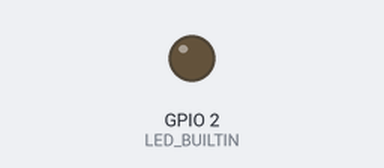
This sketch was run on a simulated ESP8266 (NodeMCU). Parts: output pins drawn as LEDs (lit = HIGH, except the on-board LED, lit = LOW). WiFi joins after 1.5 s; servers stay silent unless stated; what the sketch prints to the serial monitor is not drawn.

Above: at 2.3 s.
At 6.8 s:
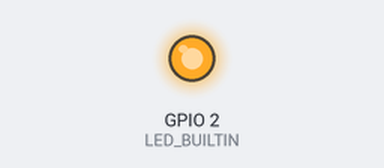
Timing chart, 0 to 8.5 s (numbered marks = the images above):
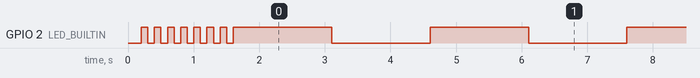

Measured:
- by itself, GPIO 2 (LED_BUILTIN): goes 6 × (LOW 0.10 s, HIGH 0.10 s), LOW 0.10 s, 42 × (HIGH 1.5 s, LOW 1.5 s), HIGH 1.5 s, then LOW

The sketch:

connect_wifi.ino
```cpp
#include <ESP8266WiFi.h>

const char * ssid = "No Internet";
const char * password = "valarmorghulis";

void setup() {
  // put your setup code here, to run once:
  pinMode( LED_BUILTIN, OUTPUT );

  digitalWrite( LED_BUILTIN, LOW );

  Serial.begin(115200);
  Serial.println();
  Serial.print("Wifi connecting to ");
  Serial.println( ssid );

  WiFi.begin( ssid, password );

  Serial.println();
  Serial.println( "Connecting...." );

  while( WiFi.status() != WL_CONNECTED ){
    delay( 100 );
    digitalWrite( LED_BUILTIN, LOW );
    delay( 100 );
    digitalWrite( LED_BUILTIN, HIGH );
  }

  Serial.println();

  Serial.println("Wifi Connected Success!");
  Serial.print("NodeMCU IP Address : ");
  Serial.println(WiFi.localIP() );

}

void loop() {
  // put your main code here, to run repeatedly:
  while( WiFi.status() == WL_CONNECTED ){
    delay( 1500 );
    digitalWrite( LED_BUILTIN, LOW );
    delay( 1500 );
    digitalWrite( LED_BUILTIN, HIGH );
  }
  Serial.println( "Disconnected..." );
  setup();
  Serial.println( "Connected..." );

}
```
